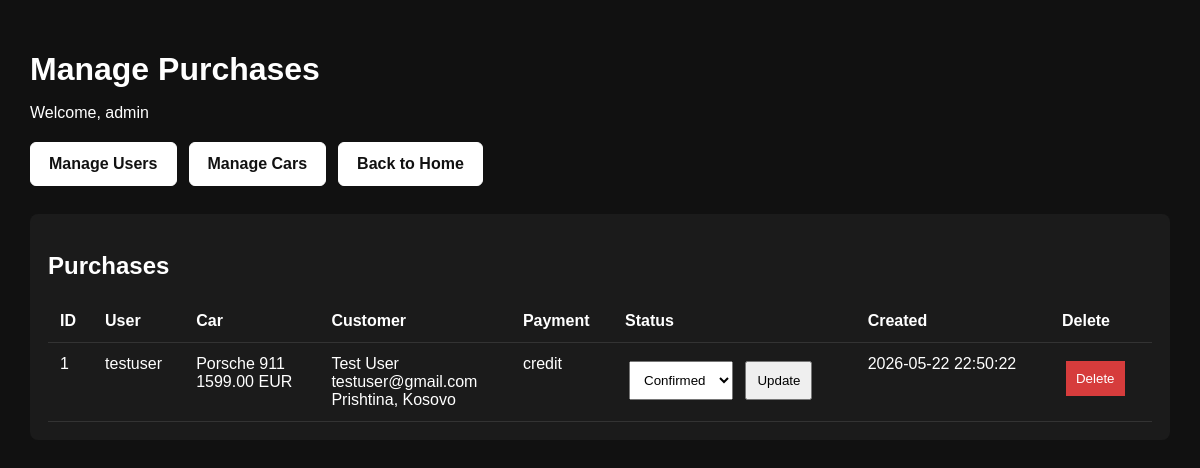
The page /admin_purchases.php (signed in) on the database its author committed.
### tables this page shows
CREATE TABLE `purchases` (
  `id` int(11) NOT NULL AUTO_INCREMENT,
  `user_id` int(11) NOT NULL,
  `car_id` int(11) NOT NULL,
  `full_name` varchar(100) NOT NULL,
  `email` varchar(120) NOT NULL,
  `address` varchar(255) NOT NULL,
  `payment_method` varchar(50) NOT NULL,
  `created_at` timestamp NOT NULL DEFAULT current_timestamp(),
  `status` enum('pending','confirmed','cancelled') NOT NULL DEFAULT 'pending',
  PRIMARY KEY (`id`),
  KEY `fk_purchases_user` (`user_id`),
  KEY `fk_purchases_car` (`car_id`),
  CONSTRAINT `fk_purchases_car` FOREIGN KEY (`car_id`) REFERENCES `cars` (`id`) ON DELETE CASCADE,
  CONSTRAINT `fk_purchases_user` FOREIGN KEY (`user_id`) REFERENCES `users` (`id`) ON DELETE CASCADE
);

CREATE TABLE `users` (
  `id` int(11) NOT NULL AUTO_INCREMENT,
  `username` varchar(50) NOT NULL,
  `email` varchar(120) NOT NULL,
  `password_hash` varchar(255) NOT NULL,
  `role` enum('admin','user') NOT NULL DEFAULT 'user',
  `created_at` timestamp NOT NULL DEFAULT current_timestamp(),
  PRIMARY KEY (`id`),
  UNIQUE KEY `username` (`username`),
  UNIQUE KEY `email` (`email`)
);

CREATE TABLE `cars` (
  `id` int(11) NOT NULL AUTO_INCREMENT,
  `brand` varchar(50) NOT NULL,
  `model` varchar(80) NOT NULL,
  `price` decimal(10,2) NOT NULL,
  `image` varchar(255) NOT NULL,
  `description` text DEFAULT NULL,
  `created_at` timestamp NOT NULL DEFAULT current_timestamp(),
  PRIMARY KEY (`id`)
);

### admin_purchases.php (the view, shortened to what this page needs)
<?php
require_once __DIR__ . "/config/db.php";
$sql = "
    SELECT
        purchases.id,
        purchases.full_name,
        purchases.email,
        purchases.address,
        purchases.payment_method,
        purchases.status,
        purchases.created_at,
        users.username,
        cars.brand,
        cars.model,
        cars.price
    FROM purchases
    INNER JOIN users ON purchases.user_id = users.id
    INNER JOIN cars ON purchases.car_id = cars.id
    ORDER BY purchases.id DESC
";
$result = mysqli_query($conn, $sql);
$purchases = mysqli_fetch_all($result, MYSQLI_ASSOC);
?>
<!DOCTYPE html>
<html>
<head>
    <link rel="stylesheet" href="admin.css">
</head>
<body>
<h1>Manage Purchases</h1>
<p>Welcome, <?php echo htmlspecialchars($_SESSION["user"]); ?></p>
<div class="admin-nav">
    <a href="admin_users.php">Manage Users</a>
    <a href="admin_cars.php">Manage Cars</a>
    <a href="home.php">Back to Home</a>
</div>
<div class="panel">
    <h2>Purchases</h2>
    <table>
        <tr>
            <th>ID</th>
            <th>User</th>
            <th>Car</th>
            <th>Customer</th>
            <th>Payment</th>
            <th>Status</th>
            <th>Created</th>
            <th>Delete</th>
        </tr>
        <?php foreach ($purchases as $purchase): ?>
            <tr>
                <td><?php echo (int)$purchase["id"]; ?></td>
                <td><?php echo htmlspecialchars($purchase["username"]); ?></td>
                <td>
                    <?php echo htmlspecialchars($purchase["brand"] . " " . $purchase["model"]); ?><br>
                    <?php echo htmlspecialchars($purchase["price"]); ?> EUR
                </td>
                <td>
                    <?php echo htmlspecialchars($purchase["full_name"]); ?><br>
                    <?php echo htmlspecialchars($purchase["email"]); ?><br>
                    <?php echo htmlspecialchars($purchase["address"]); ?>
                </td>
                <td><?php echo htmlspecialchars($purchase["payment_method"]); ?></td>
                <td>
                    <form method="POST">
                        <select name="status">
                            <option value="confirmed" <?php if ($purchase["status"] === "confirmed") echo "selected"; ?>>Confirmed</option>
                        </select>
                        <button type="submit">Update</button>
                    </form>
                </td>
                <td><?php echo htmlspecialchars($purchase["created_at"]); ?></td>
                <td>
                    <form method="POST" onsubmit="return confirm('Delete this purchase?');">
                        <button class="btn-danger" type="submit">Delete</button>
                    </form>
                </td>
            </tr>
        <?php endforeach; ?>
    </table>
</div>
</body>
</html>

### admin.css (style rules this page uses)
body { margin: 0; font-family: system-ui, sans-serif; background: radial-gradient(circle at top, #0a0f1f, #000); color: white; padding: 40px; }
h1 { margin-bottom: 10px; }

### admin_purchases.php (style rules this page uses)
body { font-family: Arial, sans-serif; padding: 30px; background: #111; color: #fff; }
.admin-nav { display: flex; gap: 12px; margin: 20px 0 28px; flex-wrap: wrap; }
.admin-nav a { background: #ffffff; color: #111111; padding: 12px 18px; border-radius: 6px; text-decoration: none; font-weight: bold; border: 1px solid #ffffff; }
.panel { background: #1b1b1b; padding: 18px; margin: 18px 0; border-radius: 8px; }
table { width: 100%; border-collapse: collapse; margin-top: 18px; background: #1b1b1b; }
th, td { padding: 12px; border-bottom: 1px solid #333; text-align: left; vertical-align: top; }
select, button { padding: 10px; margin: 6px 4px; }
button { cursor: pointer; }
.btn-danger { background: #d63c3c; color: white; border: 0; }

### rows shown on the page
purchases: id "1", user.username "testuser", car.model "Porsche 911", car.price "1599.00", full_name "Test User", email "testuser@gmail.com", address "Prishtina, Kosovo", payment_method "credit", status "Confirmed", created_at "2026-05-22 22:50:22"

### other values the page prints
$_SESSION["user"] "admin"
